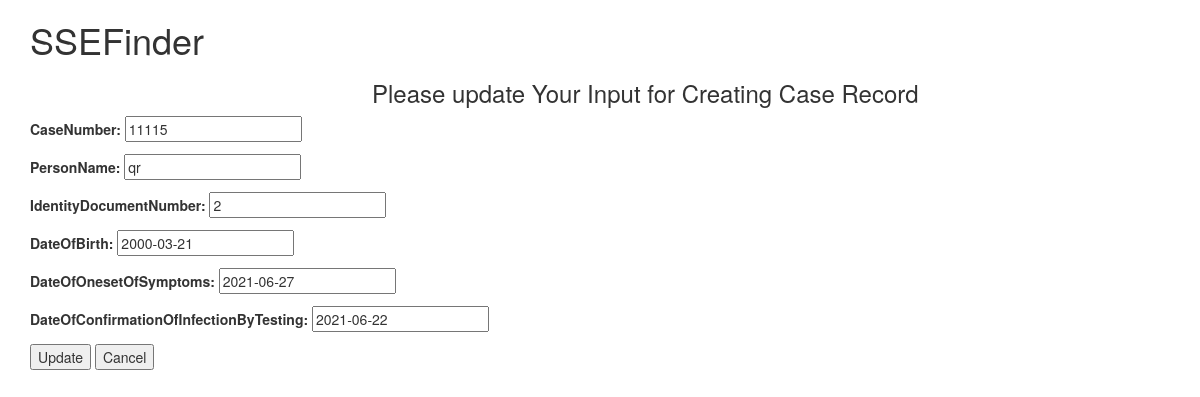
Screenshot of /CaseRecord/update_CaseRecord/36 with the database file from the repository.
### CaseRecord/models.py (models this page shows, shortened)
class CaseRecord(models.Model):
    caseNumber = models.IntegerField()
    personName = models.CharField(max_length=200)
    identityDocumentNumber = models.CharField(max_length=200)
    dateOfBirth = models.DateField(auto_now_add=False)
    dateOfOnesetOfSymptoms = models.DateField(auto_now_add=False)
    dateOfConfirmationOfInfectionByTesting = models.DateField(auto_now_add=False)
    date = models.DateTimeField(auto_now_add=True)
    class Meta:
        ordering = ['-date']

### CaseRecord/views.py (the view)
class CaseRecordUpdateView(UpdateView):
    model = CaseRecord
    fields = ["caseNumber", "personName", "identityDocumentNumber", "dateOfBirth","dateOfOnesetOfSymptoms","dateOfConfirmationOfInfectionByTesting"]
    template_name = 'CaseRecord_update.html'
    success_url = '/CaseRecord/Preview'

### templates/CaseRecord_update.html (shortened to what this page needs)
{% extends 'base.html' %}
{% block body %}
<h3><span style = "position: relative; left:30%">Please update Your Input for Creating Case Record</span></h3>
<form method="post">{% csrf_token %}
    {{ form.as_p }}
    <input type="submit" value="Update">
    <button id="cancel">Cancel</button>
</form>
{% endblock %}

### rows the page displays
CaseRecord: caseNumber "11115", personName "qr", identityDocumentNumber "2", dateOfBirth "2000-03-21", dateOfOnesetOfSymptoms "2021-06-27", dateOfConfirmationOfInfectionByTesting "2021-06-22"
